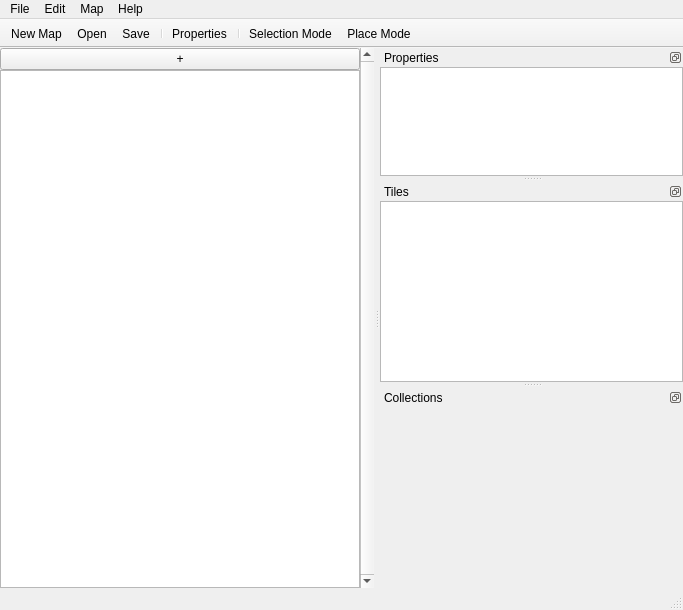
<?xml version="1.0" encoding="UTF-8"?>
<ui version="4.0">
 <class>MainWindow</class>
 <widget class="QMainWindow" name="MainWindow">
  <property name="geometry">
   <rect>
    <x>0</x>
    <y>0</y>
    <width>683</width>
    <height>610</height>
   </rect>
  </property>
  <property name="mouseTracking">
   <bool>true</bool>
  </property>
  <property name="windowTitle">
   <string>Road Runner Editor</string>
  </property>
  <property name="statusTip">
   <string/>
  </property>
  <property name="unifiedTitleAndToolBarOnMac">
   <bool>true</bool>
  </property>
  <widget class="QWidget" name="centralwidget">
   <layout class="QHBoxLayout" name="horizontalLayout_2">
    <property name="spacing">
     <number>0</number>
    </property>
    <property name="sizeConstraint">
     <enum>QLayout::SetMaximumSize</enum>
    </property>
    <property name="leftMargin">
     <number>0</number>
    </property>
    <property name="topMargin">
     <number>0</number>
    </property>
    <property name="rightMargin">
     <number>0</number>
    </property>
    <property name="bottomMargin">
     <number>0</number>
    </property>
    <item>
     <layout class="QVBoxLayout" name="editorVL">
      <item>
       <widget class="QPushButton" name="addButton">
        <property name="sizePolicy">
         <sizepolicy hsizetype="Fixed" vsizetype="Fixed">
          <horstretch>0</horstretch>
          <verstretch>0</verstretch>
         </sizepolicy>
        </property>
        <property name="minimumSize">
         <size>
          <width>360</width>
          <height>0</height>
         </size>
        </property>
        <property name="text">
         <string>+</string>
        </property>
       </widget>
      </item>
      <item>
       <widget class="GraphicsTileView" name="graphicsView">
        <property name="sizePolicy">
         <sizepolicy hsizetype="Fixed" vsizetype="Minimum">
          <horstretch>0</horstretch>
          <verstretch>0</verstretch>
         </sizepolicy>
        </property>
        <property name="minimumSize">
         <size>
          <width>360</width>
          <height>512</height>
         </size>
        </property>
        <property name="mouseTracking">
         <bool>true</bool>
        </property>
        <property name="alignment">
         <set>Qt::AlignBottom|Qt::AlignLeading|Qt::AlignLeft</set>
        </property>
        <property name="resizeAnchor">
         <enum>QGraphicsView::NoAnchor</enum>
        </property>
       </widget>
      </item>
     </layout>
    </item>
    <item>
     <widget class="QScrollBar" name="verticalScrollBar">
      <property name="maximum">
       <number>0</number>
      </property>
      <property name="singleStep">
       <number>1</number>
      </property>
      <property name="sliderPosition">
       <number>0</number>
      </property>
      <property name="orientation">
       <enum>Qt::Vertical</enum>
      </property>
     </widget>
    </item>
   </layout>
  </widget>
  <widget class="QMenuBar" name="menubar">
   <property name="geometry">
    <rect>
     <x>0</x>
     <y>0</y>
     <width>683</width>
     <height>22</height>
    </rect>
   </property>
   <property name="contextMenuPolicy">
    <enum>Qt::NoContextMenu</enum>
   </property>
   <widget class="QMenu" name="menuFile">
    <property name="title">
     <string>File</string>
    </property>
    <addaction name="actionNew"/>
    <addaction name="actionOpen"/>
    <addaction name="actionSave"/>
    <addaction name="actionSave_as"/>
    <addaction name="separator"/>
    <addaction name="actionQuit"/>
   </widget>
   <widget class="QMenu" name="menuHelp">
    <property name="title">
     <string>Help</string>
    </property>
    <addaction name="actionAbout"/>
    <addaction name="actionAbout_Qt"/>
   </widget>
   <widget class="QMenu" name="menuMap">
    <property name="title">
     <string>Map</string>
    </property>
    <addaction name="actionProperties"/>
   </widget>
   <widget class="QMenu" name="menuEdit">
    <property name="title">
     <string>Edit</string>
    </property>
    <addaction name="actionCut"/>
    <addaction name="actionCopy"/>
    <addaction name="actionPaste"/>
    <addaction name="separator"/>
    <addaction name="actionAsset_Definitions"/>
    <addaction name="actionSettings"/>
   </widget>
   <addaction name="menuFile"/>
   <addaction name="menuEdit"/>
   <addaction name="menuMap"/>
   <addaction name="menuHelp"/>
  </widget>
  <widget class="QStatusBar" name="statusbar"/>
  <widget class="QToolBar" name="toolBar">
   <property name="contextMenuPolicy">
    <enum>Qt::NoContextMenu</enum>
   </property>
   <property name="windowTitle">
    <string>toolBar</string>
   </property>
   <property name="movable">
    <bool>false</bool>
   </property>
   <attribute name="toolBarArea">
    <enum>TopToolBarArea</enum>
   </attribute>
   <attribute name="toolBarBreak">
    <bool>false</bool>
   </attribute>
   <addaction name="actionNew"/>
   <addaction name="actionOpen"/>
   <addaction name="actionSave"/>
   <addaction name="separator"/>
   <addaction name="actionProperties"/>
   <addaction name="separator"/>
   <addaction name="actionSelection_Mode"/>
   <addaction name="actionPlace_Mode"/>
  </widget>
  <widget class="QDockWidget" name="propWidget">
   <property name="sizePolicy">
    <sizepolicy hsizetype="Preferred" vsizetype="Minimum">
     <horstretch>0</horstretch>
     <verstretch>0</verstretch>
    </sizepolicy>
   </property>
   <property name="minimumSize">
    <size>
     <width>300</width>
     <height>100</height>
    </size>
   </property>
   <property name="features">
    <set>QDockWidget::DockWidgetFloatable|QDockWidget::DockWidgetMovable</set>
   </property>
   <property name="allowedAreas">
    <set>Qt::RightDockWidgetArea</set>
   </property>
   <property name="windowTitle">
    <string>Properties</string>
   </property>
   <attribute name="dockWidgetArea">
    <number>2</number>
   </attribute>
   <widget class="QWidget" name="propWidgetContents">
    <layout class="QHBoxLayout" name="horizontalLayout">
     <property name="leftMargin">
      <number>0</number>
     </property>
     <property name="topMargin">
      <number>0</number>
     </property>
     <property name="rightMargin">
      <number>0</number>
     </property>
     <property name="bottomMargin">
      <number>0</number>
     </property>
     <item>
      <widget class="QListWidget" name="listWidget"/>
     </item>
    </layout>
   </widget>
  </widget>
  <widget class="QDockWidget" name="tilesWidget">
   <property name="sizePolicy">
    <sizepolicy hsizetype="Preferred" vsizetype="Minimum">
     <horstretch>0</horstretch>
     <verstretch>0</verstretch>
    </sizepolicy>
   </property>
   <property name="minimumSize">
    <size>
     <width>300</width>
     <height>200</height>
    </size>
   </property>
   <property name="features">
    <set>QDockWidget::DockWidgetFloatable|QDockWidget::DockWidgetMovable</set>
   </property>
   <property name="allowedAreas">
    <set>Qt::RightDockWidgetArea</set>
   </property>
   <property name="windowTitle">
    <string>Tiles</string>
   </property>
   <attribute name="dockWidgetArea">
    <number>2</number>
   </attribute>
   <widget class="QWidget" name="tilesWidgetContents">
    <layout class="QHBoxLayout" name="horizontalLayout_3">
     <property name="leftMargin">
      <number>0</number>
     </property>
     <property name="topMargin">
      <number>0</number>
     </property>
     <property name="rightMargin">
      <number>0</number>
     </property>
     <property name="bottomMargin">
      <number>0</number>
     </property>
     <item>
      <widget class="QTableWidget" name="tableWidget">
       <property name="editTriggers">
        <set>QAbstractItemView::NoEditTriggers</set>
       </property>
       <property name="showGrid">
        <bool>false</bool>
       </property>
       <property name="rowCount">
        <number>0</number>
       </property>
       <property name="columnCount">
        <number>6</number>
       </property>
       <attribute name="horizontalHeaderVisible">
        <bool>false</bool>
       </attribute>
       <attribute name="horizontalHeaderDefaultSectionSize">
        <number>49</number>
       </attribute>
       <attribute name="verticalHeaderVisible">
        <bool>false</bool>
       </attribute>
       <column/>
       <column/>
       <column/>
       <column/>
       <column/>
       <column/>
      </widget>
     </item>
    </layout>
   </widget>
  </widget>
  <widget class="QDockWidget" name="collWidget">
   <property name="sizePolicy">
    <sizepolicy hsizetype="Preferred" vsizetype="Minimum">
     <horstretch>0</horstretch>
     <verstretch>0</verstretch>
    </sizepolicy>
   </property>
   <property name="minimumSize">
    <size>
     <width>300</width>
     <height>200</height>
    </size>
   </property>
   <property name="features">
    <set>QDockWidget::DockWidgetFloatable|QDockWidget::DockWidgetMovable</set>
   </property>
   <property name="allowedAreas">
    <set>Qt::RightDockWidgetArea</set>
   </property>
   <property name="windowTitle">
    <string>Collections</string>
   </property>
   <attribute name="dockWidgetArea">
    <number>2</number>
   </attribute>
   <widget class="QWidget" name="collWidgetContents"/>
  </widget>
  <action name="actionQuit">
   <property name="text">
    <string>Quit</string>
   </property>
  </action>
  <action name="actionAbout">
   <property name="text">
    <string>About</string>
   </property>
  </action>
  <action name="actionSettings">
   <property name="text">
    <string>Settings...</string>
   </property>
  </action>
  <action name="actionProperties">
   <property name="text">
    <string>Properties...</string>
   </property>
  </action>
  <action name="actionAbout_Qt">
   <property name="text">
    <string>About Qt</string>
   </property>
  </action>
  <action name="actionNew">
   <property name="text">
    <string>New Map</string>
   </property>
  </action>
  <action name="actionOpen">
   <property name="text">
    <string>Open...</string>
   </property>
  </action>
  <action name="actionSave">
   <property name="text">
    <string>Save</string>
   </property>
  </action>
  <action name="actionSave_as">
   <property name="text">
    <string>Save as...</string>
   </property>
  </action>
  <action name="actionSelection_Mode">
   <property name="checkable">
    <bool>true</bool>
   </property>
   <property name="text">
    <string>Selection Mode</string>
   </property>
   <property name="toolTip">
    <string>Selection Mode</string>
   </property>
  </action>
  <action name="actionPlace_Mode">
   <property name="checkable">
    <bool>true</bool>
   </property>
   <property name="text">
    <string>Place Mode</string>
   </property>
   <property name="toolTip">
    <string>Place Mode</string>
   </property>
  </action>
  <action name="actionCut">
   <property name="text">
    <string>Cut</string>
   </property>
  </action>
  <action name="actionCopy">
   <property name="text">
    <string>Copy</string>
   </property>
  </action>
  <action name="actionPaste">
   <property name="text">
    <string>Paste</string>
   </property>
  </action>
  <action name="actionAsset_Definitions">
   <property name="text">
    <string>Asset Definitions...</string>
   </property>
  </action>
 </widget>
 <customwidgets>
  <customwidget>
   <class>GraphicsTileView</class>
   <extends>QGraphicsView</extends>
   <header>roadr_editor/graphicsTileView</header>
  </customwidget>
 </customwidgets>
 <resources/>
 <connections/>
 <slots>
  <signal>openAboutQt()</signal>
 </slots>
</ui>
